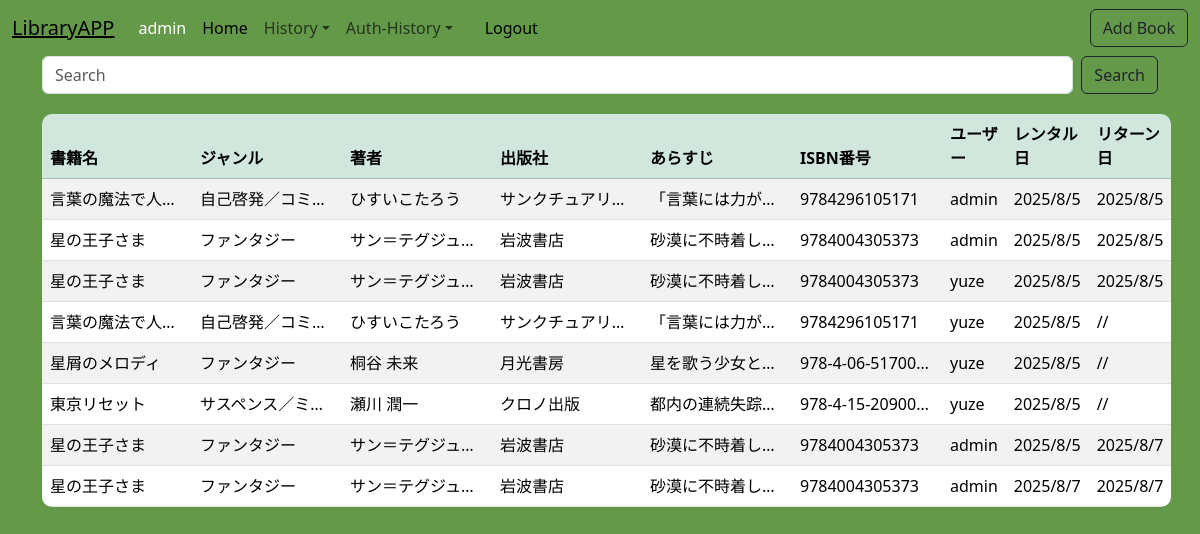
The app's page /auth_return_history/ (signed in) with its own data.
### library/models.py (models this page shows, shortened)
class LendingHistory(models.Model):
    user = models.ForeignKey(User, on_delete=models.CASCADE)
    book = models.ForeignKey(Book, on_delete=models.CASCADE)
    rentalDate = models.DateField(auto_now_add=True)
    returnDate = models.DateField(null=True, blank=True)

class Book(models.Model):
    title = models.CharField(max_length=255)
    genre = models.CharField(max_length=100)
    ISBN = models.CharField(max_length=20)
    author = models.CharField(max_length=20)
    publisher = models.CharField(max_length=20)
    content = models.TextField()
    lendStatus = models.BooleanField(default=True)  # True = 貸出可能

### library/views.py (the view)
# urls.py: path('auth_return_history/', views.AuthReturnHistoryView.as_view(), name='auth_return_history'),      # 管理者権限ログインユーザーが返した本の一覧表示
class AuthReturnHistoryView(generic.ListView):
    model = LendingHistory
    template_name = 'library/auth_return_history.html'
    context_object_name = 'histories'
    def get_queryset(self):
        return LendingHistory.objects.all()

### templates/library/auth_return_history.html (shortened to what this page needs)
{% extends "base.html" %}
{% block content %}
<div class="container">
    <form class="d-flex" method="get" action="{% url 'library:search' %}">
      <input class="form-control me-2" type="search" placeholder="Search" aria-label="Search" name="words">
      <button class="btn btn-outline-dark" type="submit">Search</button>
    </form>
    <table class="table table-striped table-hover">
      <thead class="table-success" >
        <tr>
          <th>書籍名</th>
          <th>ジャンル</th>
          <th>著者</th>
          <th>出版社</th>
          <th>あらすじ</th>
          <th>ISBN番号</th>
          <th>ユーザー</th>
          <th>レンタル日</th>
          <th>リターン日</th>
        </tr>
      </thead>
      <tbody>
          {% for article in histories %}
            <tr>
            <td>{{ article.book.title }}</td>
            <td>{{ article.book.genre }}</td>
            <td>{{ article.book.author }}</td>
            <td>{{ article.book.publisher }}</td>
            <td>{{ article.book.content }}</td>
            <td>{{ article.book.ISBN }}</td>
            <td>{{ article.user }}</td>
            <td>{{ article.rentalDate.year }}/{{ article.rentalDate.month }}/{{ article.rentalDate.day }}</td>
            <td>{{ article.returnDate.year }}/{{ article.returnDate.month }}/{{ article.returnDate.day }}</td>
          {% endfor %}
      </tbody>
    </table>
  </div>
{% endblock %}

### templates/base.html (shortened to what this page needs)
{% load django_bootstrap5 %}
<!DOCTYPE html>
<html lang="ja">
<head>
    {% load static %}
    <link rel="stylesheet" href="{% static 'css/style.css' %}">
    {% bootstrap_css %}
</head>
<body>
    <nav class="navbar navbar-expand-lg nav-bg">
        <div class="container-fluid">
            <a class="navbar-brand text-decoration-underline" href="{% url 'library:index' %}">LibraryAPP</a>
            <div class="collapse navbar-collapse" id="navbarSupportedContent">
                <ul class="navbar-nav me-auto mb-2 mb-lg-0">
                    <li class="nav-item">
                    {% if user.is_authenticated %}
                        <span class="nav-link active"><p class="text-deepGreen">{{ user }}</p></span>
                    {% endif %}
                    </li>
                    <li class="nav-item">
                        <a class="nav-link active" aria-current="page" href="{% url 'library:index' %}">Home</a>
                    </li>
                    {% if user.is_authenticated %}
                    <li class="nav-item dropdown">
                    <a class="nav-link dropdown-toggle" href="#" role="button" data-bs-toggle="dropdown" aria-expanded="false">History</a>
                    </li>
                    {% endif %}
                    {% if user.is_staff %}
                    <li class="nav-item dropdown">
                    <a class="nav-link dropdown-toggle" href="#" role="button" data-bs-toggle="dropdown" aria-expanded="false">Auth-History</a>
                    </li>
                    {% endif %}
                    <li class="nav-item">
                        <a class="nav-link" href="#"></a>
                    </li>
                    <li class="nav-item">
                    {% if user.is_authenticated %}
                        <a href="{% url 'library:logout' %}" class="nav-link active">Logout</a>
                    {% else %}
                        <a href="{% url 'library:login' %}" class="nav-link active">Login</a>
                    {% endif %}
                    </li>
                </ul>
                {% if user.is_staff %}
                <a  href="{% url 'library:create' %}" class="btn btn-outline-dark ms-2">Add Book</a>
                {% endif %}
            </div>
        </div>
    </nav>
    {% block content %}{% endblock %}
</body>

### static/css/style.css (style rules this page uses)
table { border-radius: 10px; overflow: hidden; border-collapse: collapse; margin-top: 20px; }
.nav-bg { background-color: rgb(101, 153, 74); }
body { background-color: rgb(101, 153, 74) !important; }
td { white-space: nowrap; overflow: hidden; text-overflow: ellipsis; max-width: 150px; }
.text-deepGreen { color: white; margin: 0; padding: 0; }

### records on screen
LendingHistory: book "言葉の魔法で人…", book.genre "自己啓発／コミ…", book.author "ひすいこたろう", book.publisher "サンクチュアリ…", book.content "「言葉には力が…", book.ISBN "9784296105171", user "admin", rentalDate.year "2025", rentalDate.month "8", rentalDate.day "5", returnDate.year "2025", returnDate.month "8", returnDate.day "5"
LendingHistory: book "星の王子さま", book.genre "ファンタジー", book.author "サン＝テグジュ…", book.publisher "岩波書店", book.content "砂漠に不時着し…", book.ISBN "9784004305373", user "admin", rentalDate.year "2025", rentalDate.month "8", rentalDate.day "5", returnDate.year "2025", returnDate.month "8", returnDate.day "5"
LendingHistory: book "星の王子さま", book.genre "ファンタジー", book.author "サン＝テグジュ…", book.publisher "岩波書店", book.content "砂漠に不時着し…", book.ISBN "9784004305373", user "yuze", rentalDate.year "2025", rentalDate.month "8", rentalDate.day "5", returnDate.year "2025", returnDate.month "8", returnDate.day "5"
LendingHistory: book "言葉の魔法で人…", book.genre "自己啓発／コミ…", book.author "ひすいこたろう", book.publisher "サンクチュアリ…", book.content "「言葉には力が…", book.ISBN "9784296105171", user "yuze", rentalDate.year "2025", rentalDate.month "8", rentalDate.day "5"
LendingHistory: book "星屑のメロディ", book.genre "ファンタジー", book.author "桐谷 未来", book.publisher "月光書房", book.content "星を歌う少女と…", book.ISBN "978-4-06-51700…", user "yuze", rentalDate.year "2025", rentalDate.month "8", rentalDate.day "5"
LendingHistory: book "東京リセット", book.genre "サスペンス／ミ…", book.author "瀬川 潤一", book.publisher "クロノ出版", book.content "都内の連続失踪…", book.ISBN "978-4-15-20900…", user "yuze", rentalDate.year "2025", rentalDate.month "8", rentalDate.day "5"
LendingHistory: book "星の王子さま", book.genre "ファンタジー", book.author "サン＝テグジュ…", book.publisher "岩波書店", book.content "砂漠に不時着し…", book.ISBN "9784004305373", user "admin", rentalDate.year "2025", rentalDate.month "8", rentalDate.day "5", returnDate.year "2025", returnDate.month "8", returnDate.day "7"
LendingHistory: book "星の王子さま", book.genre "ファンタジー", book.author "サン＝テグジュ…", book.publisher "岩波書店", book.content "砂漠に不時着し…", book.ISBN "9784004305373", user "admin", rentalDate.year "2025", rentalDate.month "8", rentalDate.day "7", returnDate.year "2025", returnDate.month "8", returnDate.day "7"

### other values on screen
{{ user }} "admin"
